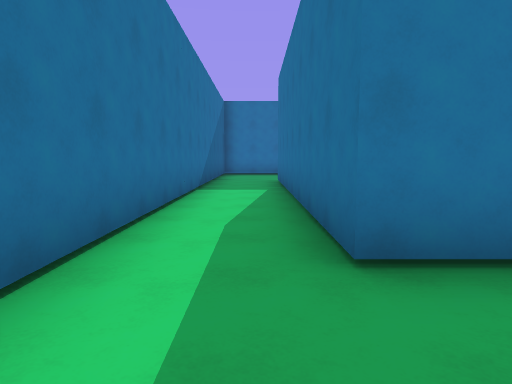
view 1 (above)

17 first-person views from a walk through a 3-D level made in the Godot game engine. The camera is 1.5 m above the floor, tilts 6° down and sees 75° across. The floor is counted in squares, 2 m on a side. Each view is taken from the middle of a square. On the plan, view 1 faces up. The plan holds only what a view shows up to about 11 squares ahead; the rest is blank.

view 2
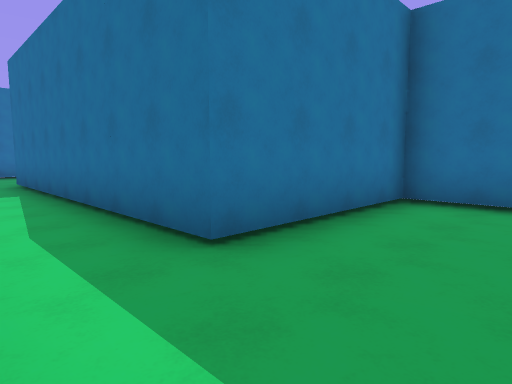

view 3
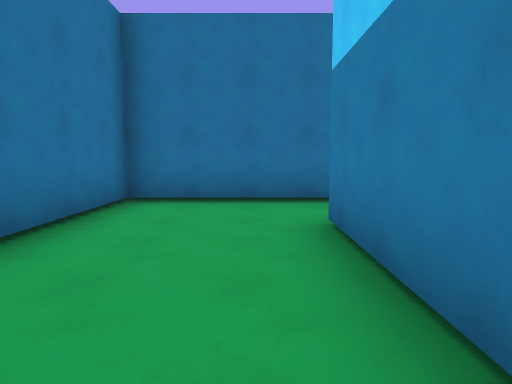

view 4
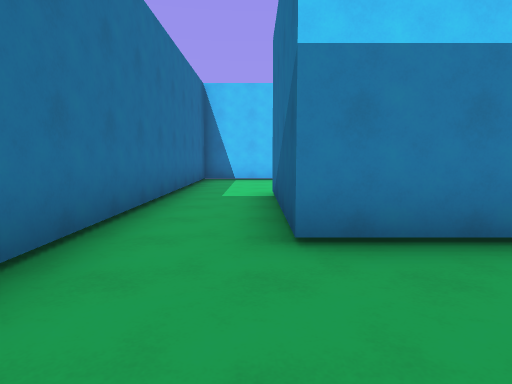

view 5
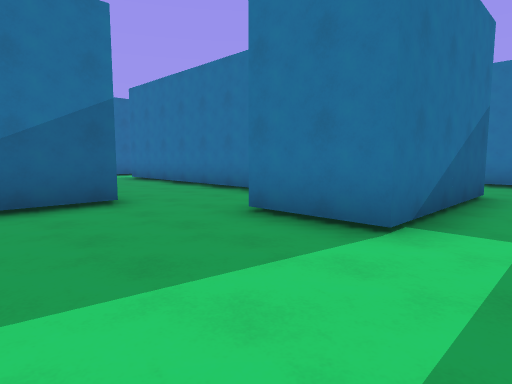

view 6
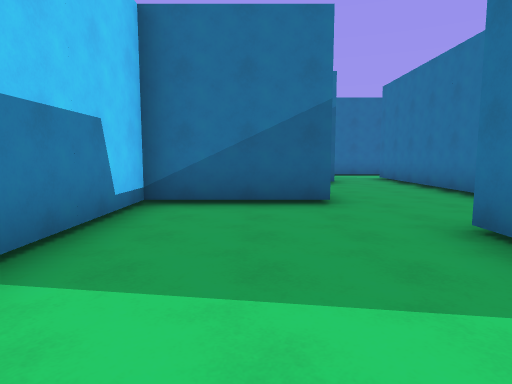

view 7
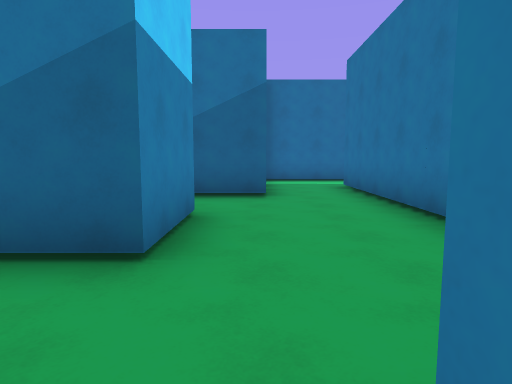

view 8
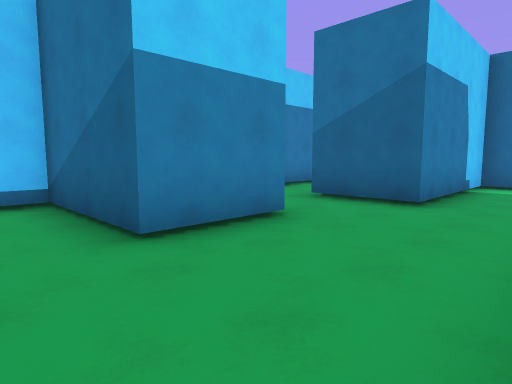

view 9
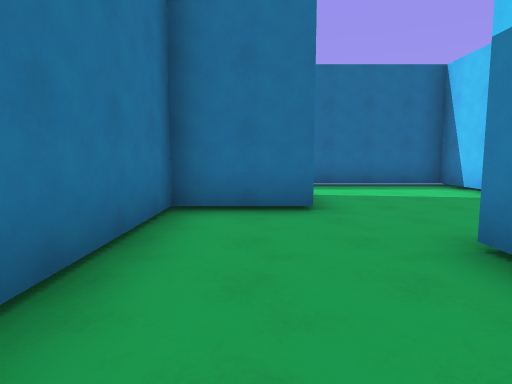

view 10
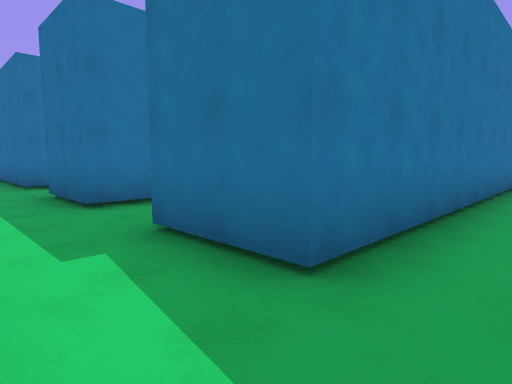

view 11
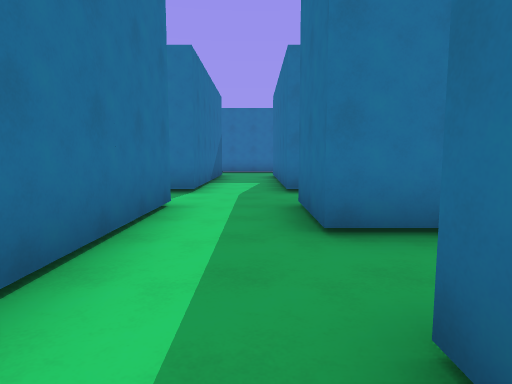

view 12
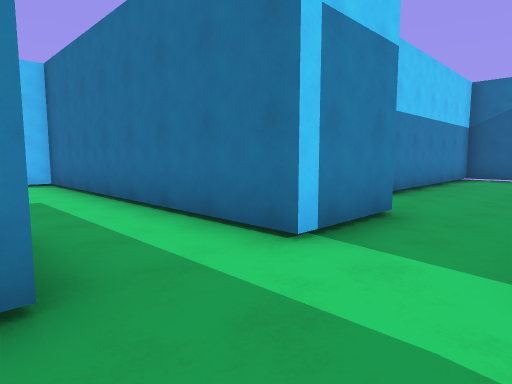

view 13
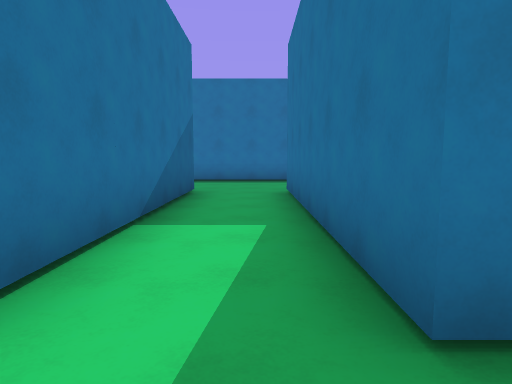

view 14
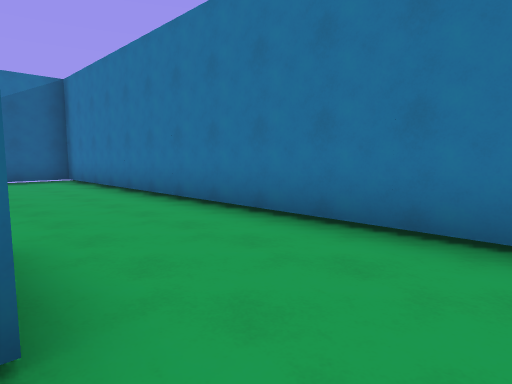

view 15
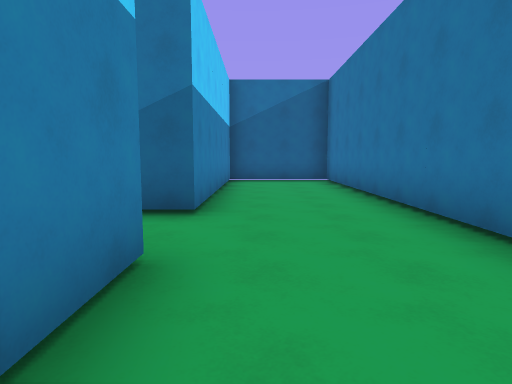

view 16
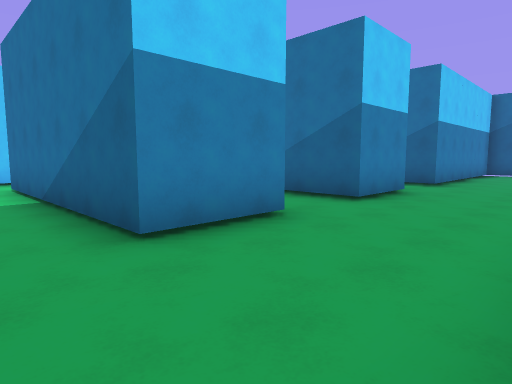

view 17
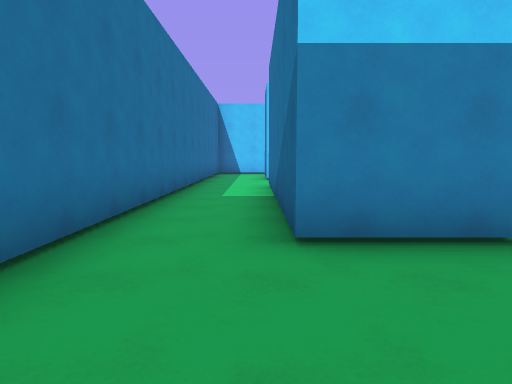

### Floor plan
Ten units are one square. View 1 is at (0, 0); x grows to the right and y downward. Boxes are objects, and circles mark ways between rooms. Rooms are numbered by the first view taken in them; rooms with no view inside come last. Other rooms are left out.
<svg viewBox="-198 -147 250 240">
<path fill="none" stroke="#000" d="M-1 8 27 8 27 48 7 48 7 28 -73 28M-34 58 -13 58 -13 88 47 88 47 -22 7 -22 7 -102M-74 48 -53 48M-13 -110 -13 -16M-93 5 -93 48 -74 48M-73 28 -73 8M-114 -112 -93 -112 -93 -52M-70 -142 -193 -142 -193 -112 -133 -112M-68 -52 -73 -52 -73 -112 -53 -112 -53 -51M-73 -32 -52 -32M-33 -30 -33 -120M-93 -32 -93 5M-73 -12 -73 -32"/>
<circle cx="-65" cy="35" r="3" fill="#2a7"/>
<circle cx="-85" cy="15" r="3" fill="#2a7"/>
<circle cx="-85" cy="-25" r="3" fill="#2a7"/>
<text x="0" y="0">1</text>
<text x="-90" y="20">2</text>
<text x="-90" y="-110">3</text>
<text x="-90" y="-20">4</text>
</svg>
Room 1 opens to room 2. Room 2 opens to room 4. Room 3 opens to room 4.

Where each view was taken, in squares from view 1:
view 1: 0 up, 0 right, facing up
view 2: 0 up, 1 left, facing up-right
view 3: 0 up, 1 left, facing right
view 4: 2 up, 3 right, facing down
view 5: 8 down, 4 right, facing up-left
view 6: 7 down, 4 right, facing left
view 7: 5 down, 1 right, facing left
view 8: 3 down, 0 right, facing down-left
view 9: 4 down, 4 left, facing right
view 10: 4 down, 9 left, facing up-right
view 11: 2 down, 8 left, facing up
view 12: 5 up, 7 left, facing down-left
view 13: 4 up, 8 left, facing up
view 14: 11 up, 8 left, facing up-left
view 15: 12 up, 9 left, facing left
view 16: 14 up, 4 left, facing down-left
view 17: 14 up, 5 left, facing down
